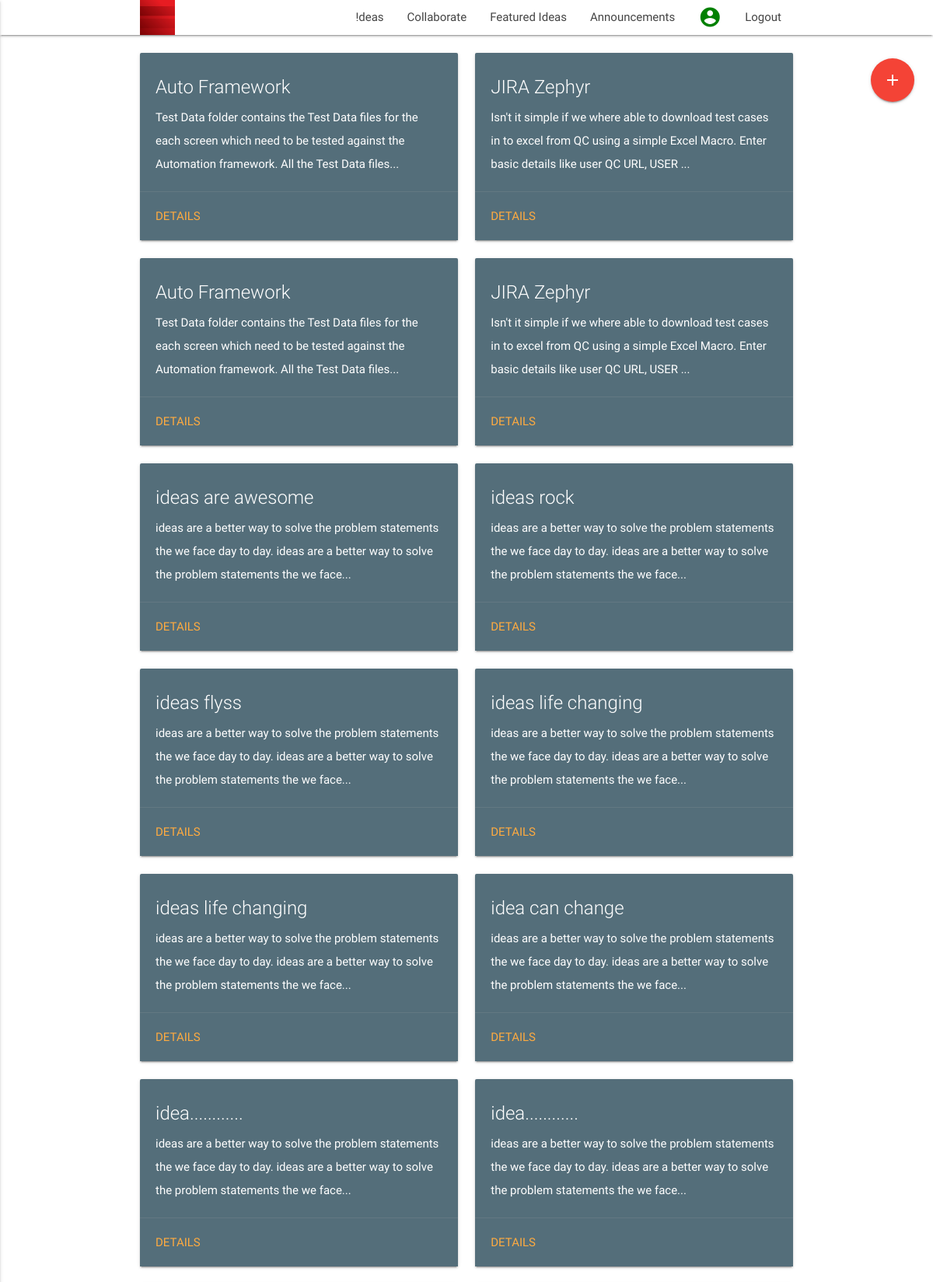
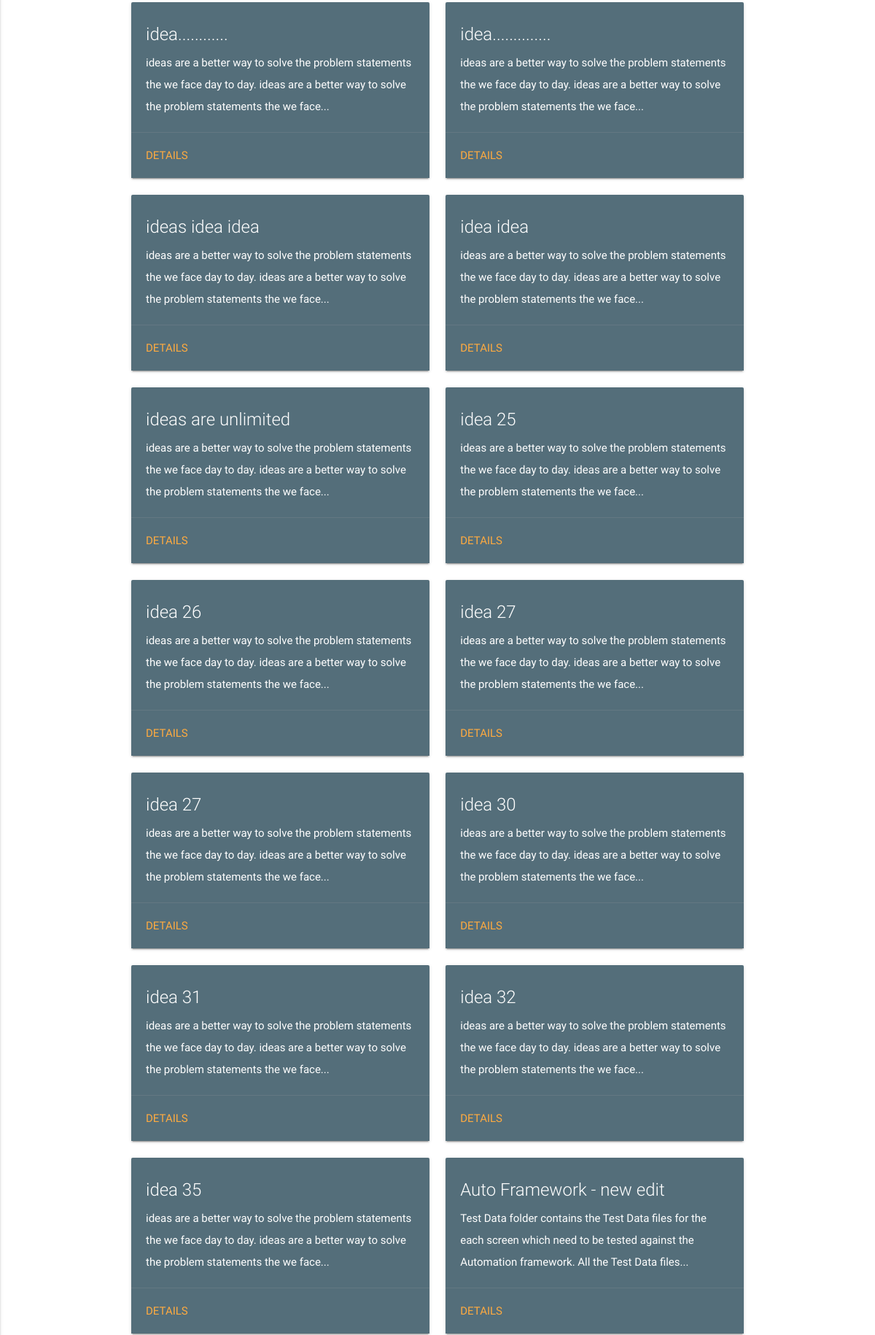
Page /ideas/me (signed in, upper part) on the committed database (2 pictures, top to bottom).
### database.py (models this page shows)
class Ideas(Base):
    __tablename__ = 'ideas'
    id = Column(Integer, primary_key=True)
    title = Column(String(150), nullable=False)
    summary = Column(String(2000), nullable=False)
    tags = Column(String(30), nullable=True)
    filename = Column(String(50), nullable=True)
    filePath = Column(String(100), nullable=True)
    user_id = Column(Integer, ForeignKey(User.id))
    isActive = Column(Boolean, default=True)
    usability = Column(Boolean, default=False)
    createdDate = Column(DateTime(timezone=True), server_default=func.now())
    updatedDate = Column(DateTime(timezone=True), onupdate=func.now())
    user = relationship(User)
    '''@property
    def serialize(self):
    """Return object data in easily serializeable format"""
    return {
        'id': self.id,
        'title': self.title,
        'summary': self.summary,
    }'''

### app.py (the view)
@app.route('/ideas/me')
def myIdeas():
    me = session['user_id']
    try:
        users = dbsession.query(User).filter(User.email == me).first()
        myideas = dbsession.query(Ideas).filter(Ideas.user_id == users.id).all()
        return render_template('/ideas/myIdeas.html', ideas=myideas)
    except NoResultFound:
        error = "You haven't posted any Ideas yet! try doing it now"
        return render_template('/ideas/myIdeas.html', error=error)

### templates/ideas/myIdeas.html
{% extends "layout.html" %}
{% block content %}
  <div class="container">
    <div class="section">
      <div class="row">
          <div>
            {% if error: %}
              <strong class="red-text"><b>{{ error }}</b></strong>
              {% else %}
                {%  for idea in ideas %}
                    <div class="col s12 m6 l6">
                        <div class="card blue-grey darken-1 hoverable">
                            <div class="card-content white-text">
                                <span class="card-title">{{ idea.title }}</span>
                                <p>{{ idea.summary | truncate(150, true) }}</p>
                            </div>
                            <div class="card-action">
                                <a href="{{ url_for('ideaDetails', idea_id=idea.id)}}">Details</a>
                            </div>
                        </div>
                    </div>
                  {% endfor %}
              {% endif %}
            </div>
        </div>
    </div>
  </div>
    <div class="fixed-action-btn" style="top: 60px; right: 24px;">
        <a class="btn-floating btn-large red" href="{{ url_for('newIdea') }}">
            <i class="material-icons">add</i>
        </a>
    </div>
{% endblock %}

### static/css/style.css (style rules this page uses)
p { line-height: 2rem; }

### templates/layout.html (style rules this page uses)
body { display: flex; min-height: 100vh; flex-direction: column; }

### rows in the picture
Ideas: title "Auto Framework", summary "Test Data folder contains the Test Data files for the each screen which need to be tested against the Automation framework. All the Test Data files..."
Ideas: title "JIRA Zephyr", summary "Isn't it simple if we where able to download test cases in to excel from QC using a simple Excel Macro. Enter basic details like user QC URL, USER ..."
Ideas: title "Auto Framework", summary "Test Data folder contains the Test Data files for the each screen which need to be tested against the Automation framework. All the Test Data files..."
Ideas: title "JIRA Zephyr", summary "Isn't it simple if we where able to download test cases in to excel from QC using a simple Excel Macro. Enter basic details like user QC URL, USER ..."
Ideas: title "ideas are awesome", summary "ideas are a better way to solve the problem statements the we face day to day. ideas are a better way to solve the problem statements the we face..."
Ideas: title "ideas rock", summary "ideas are a better way to solve the problem statements the we face day to day. ideas are a better way to solve the problem statements the we face..."
Ideas: title "ideas flyss", summary "ideas are a better way to solve the problem statements the we face day to day. ideas are a better way to solve the problem statements the we face..."
Ideas: title "ideas life changing", summary "ideas are a better way to solve the problem statements the we face day to day. ideas are a better way to solve the problem statements the we face..."
Ideas: title "ideas life changing", summary "ideas are a better way to solve the problem statements the we face day to day. ideas are a better way to solve the problem statements the we face..."
Ideas: title "idea can change", summary "ideas are a better way to solve the problem statements the we face day to day. ideas are a better way to solve the problem statements the we face..."
Ideas: title "idea............", summary "ideas are a better way to solve the problem statements the we face day to day. ideas are a better way to solve the problem statements the we face..."
Ideas: title "idea............", summary "ideas are a better way to solve the problem statements the we face day to day. ideas are a better way to solve the problem statements the we face..."
Ideas: title "idea............", summary "ideas are a better way to solve the problem statements the we face day to day. ideas are a better way to solve the problem statements the we face..."
Ideas: title "idea..............", summary "ideas are a better way to solve the problem statements the we face day to day. ideas are a better way to solve the problem statements the we face..."
Ideas: title "ideas idea idea", summary "ideas are a better way to solve the problem statements the we face day to day. ideas are a better way to solve the problem statements the we face..."
Ideas: title "idea idea", summary "ideas are a better way to solve the problem statements the we face day to day. ideas are a better way to solve the problem statements the we face..."
Ideas: title "ideas are unlimited", summary "ideas are a better way to solve the problem statements the we face day to day. ideas are a better way to solve the problem statements the we face..."
Ideas: title "idea 25", summary "ideas are a better way to solve the problem statements the we face day to day. ideas are a better way to solve the problem statements the we face..."
Ideas: title "idea 26", summary "ideas are a better way to solve the problem statements the we face day to day. ideas are a better way to solve the problem statements the we face..."
Ideas: title "idea 27", summary "ideas are a better way to solve the problem statements the we face day to day. ideas are a better way to solve the problem statements the we face..."
Ideas: title "idea 27", summary "ideas are a better way to solve the problem statements the we face day to day. ideas are a better way to solve the problem statements the we face..."
Ideas: title "idea 30", summary "ideas are a better way to solve the problem statements the we face day to day. ideas are a better way to solve the problem statements the we face..."
Ideas: title "idea 31", summary "ideas are a better way to solve the problem statements the we face day to day. ideas are a better way to solve the problem statements the we face..."
Ideas: title "idea 32", summary "ideas are a better way to solve the problem statements the we face day to day. ideas are a better way to solve the problem statements the we face..."
Ideas: title "idea 35", summary "ideas are a better way to solve the problem statements the we face day to day. ideas are a better way to solve the problem statements the we face..."
Ideas: title "Auto Framework - new edit", summary "Test Data folder contains the Test Data files for the each screen which need to be tested against the Automation framework. All the Test Data files..."
